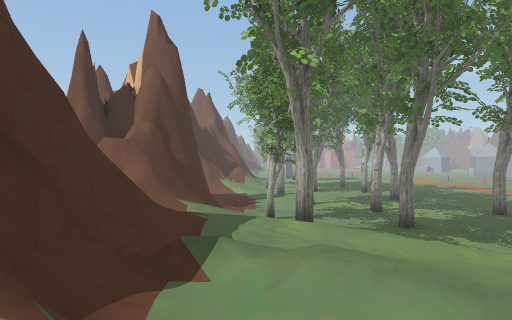
[1] (above)

24 first-person views from a walk through a scene from a Unity 3-D project. The camera is 1.5 m above the floor, looks level and sees 80° across. The floor is counted in squares, 2 m on a side. Each view is taken from the middle of a square. On the plan, view 1 faces up. The plan holds only what a view shows up to about 10 squares ahead; the rest is blank. The place goes on beyond the plan. The player is left out. Some surface patterns are stand-ins.

[2]
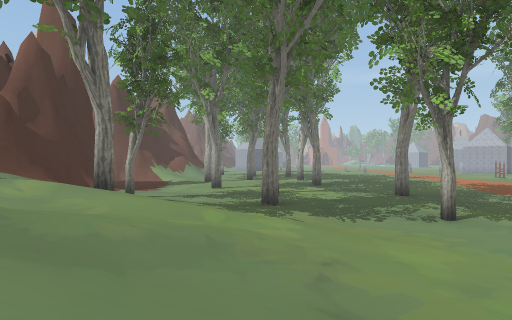

[3]
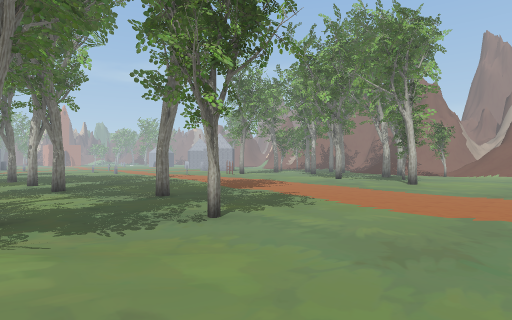

[4]
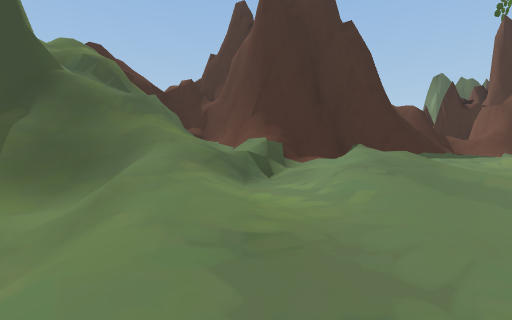

[5]
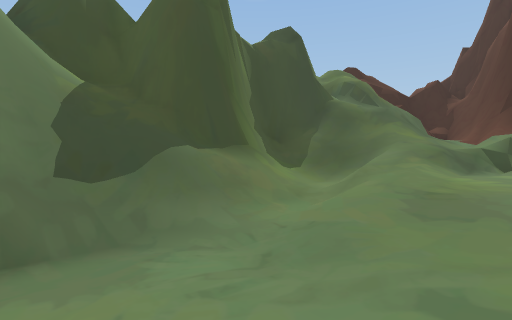

[6]
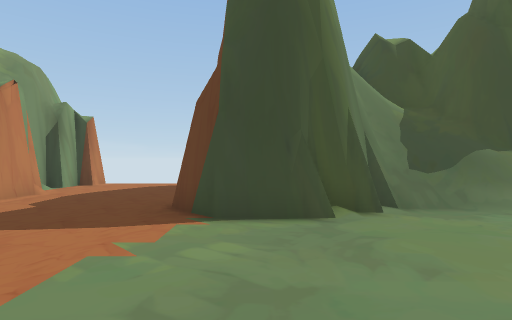

[7]
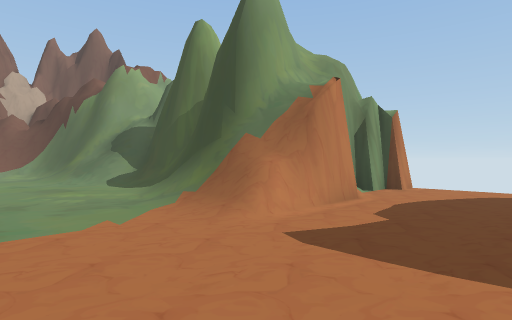

[8]
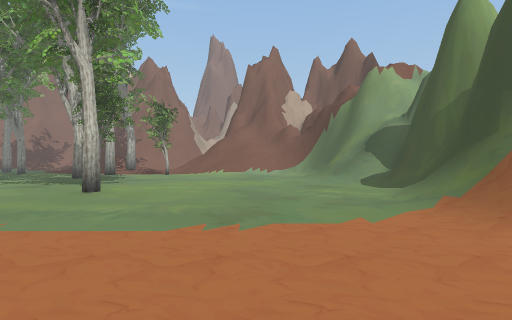

[9]
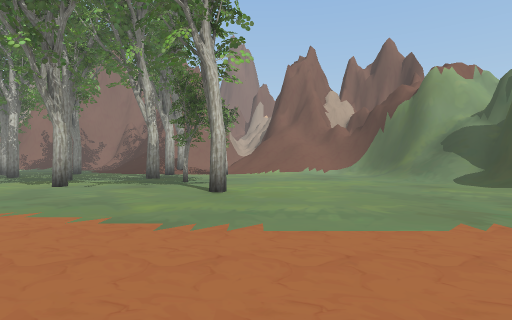

[10]
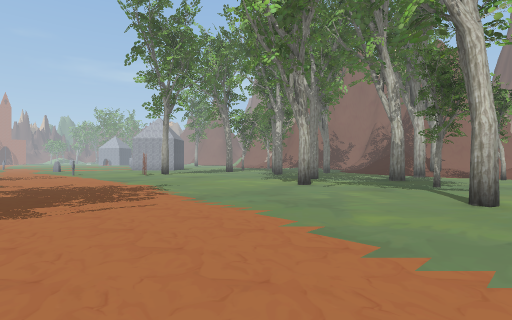

[11]
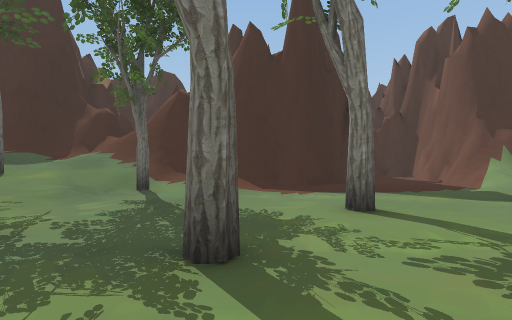

[12]
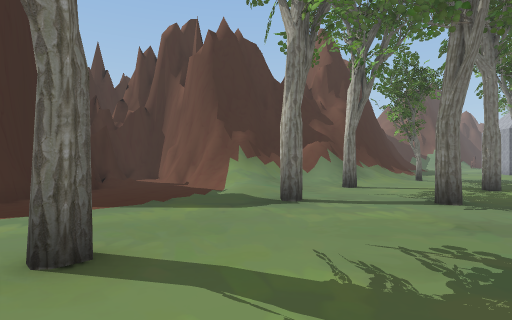

[13]
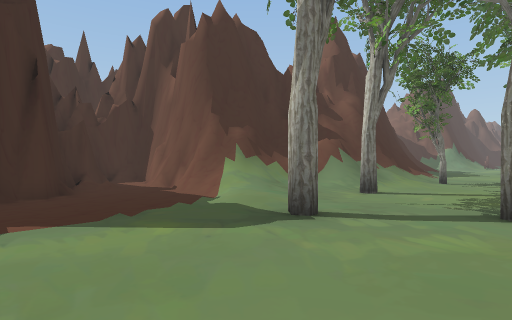

[14]
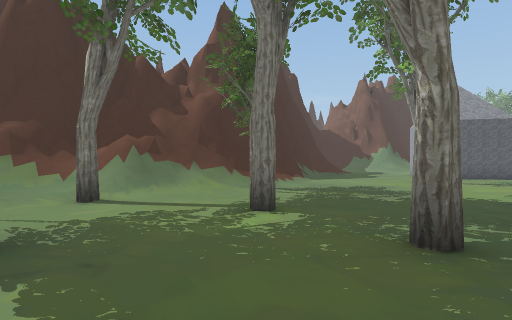

[15]
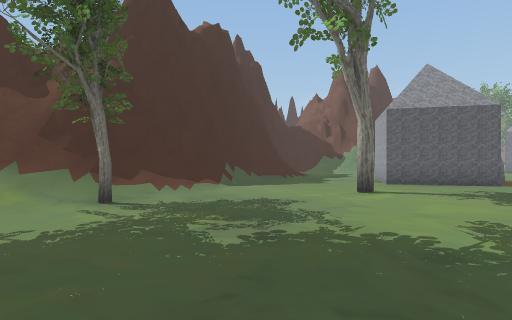

[16]
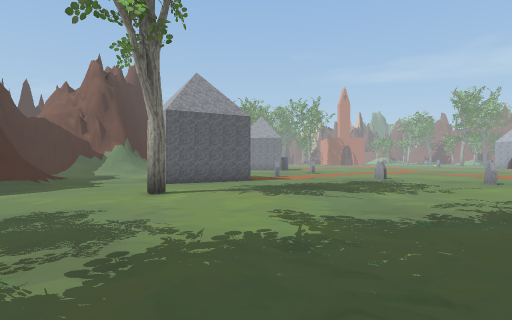

[17]
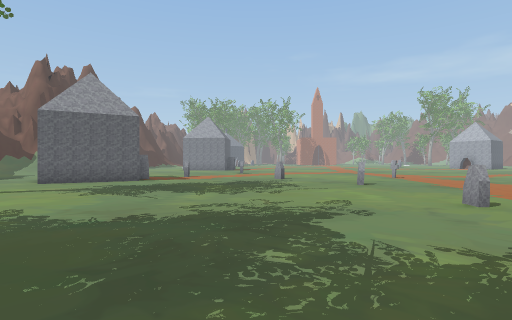

[18]
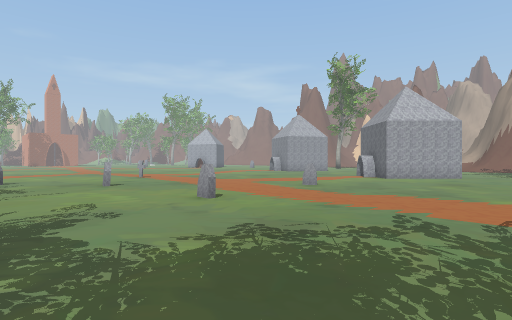

[19]
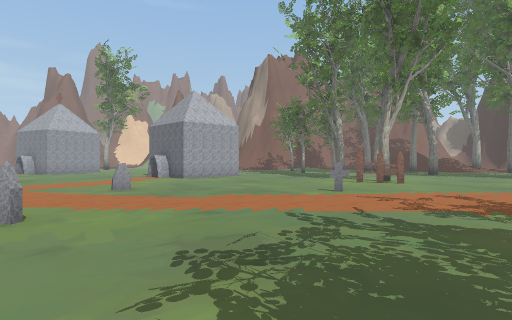

[20]
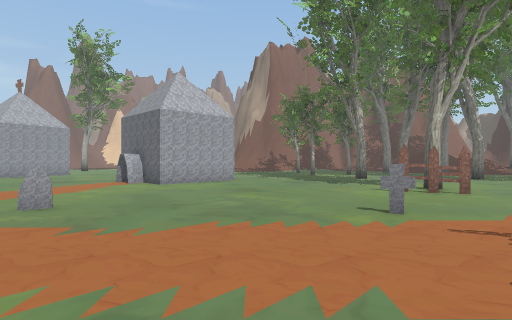

[21]
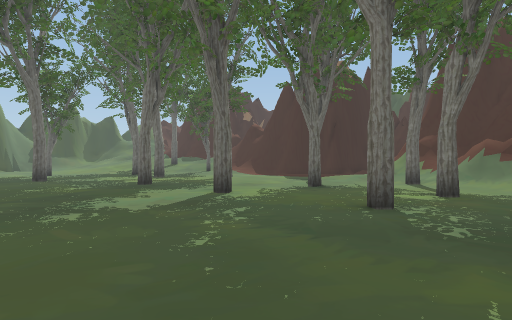

[22]
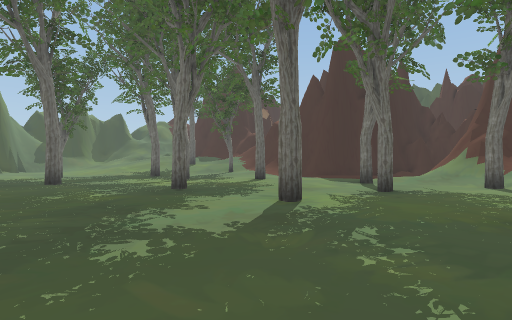

[23]
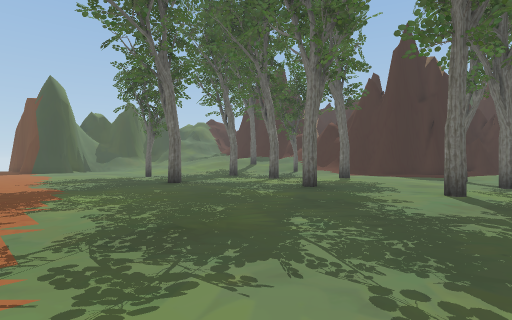

[24]
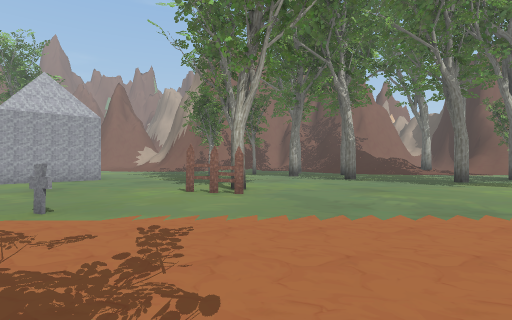

### Floor plan
Key: @ floor where view 1 was taken; # wall or solid block; . main floor; : floor 0.25 m higher than the main floor; + floor 0.5 m higher than the main floor; * floor 1 m higher than the main floor; / step, stairs or slope; = window, fence, low wall or low ledge; v drop or lower ground; O other object.
Columns run from 5 left of view 1 to 23 right of it. Each row starts with its distance up from view 1.
 34          ##.    ...
 33    #/...##............
 32    #/.............#.........
 31     /:.......................
 30      :...#...................
 29    ##/......................#
 28    ##/.............#...#....#
 27   ###/......................#
 26   ###//......................
 25  ####=/......................
 24   #==//......................
 23   ###//...............#......
 22   ###//..#.#..... ...........
 21   #///#..........  ......O#..
 20   #=//.......................
 19 ###///...#...................
 18 /==//:#.....#................
 17 //.../.......................
 16 #/...........................
 15 ##/.........#................
 14  ##....#.....................
 13   ##.........................
 12    #//....#...............#..
 11    #/+::......#.............
 10   ##/#:::....................
  9  ###////::...................
  8  #///////::................#.
  7  #////#///:..#..........#....
  6  #=///// //:................
  5  ###////////................
  4   ##////////................
  3   ##////////................
  2   ##////////.................
  1   ##//#*////.................
  0  ##//@//////..##....=////..//
 -1  =====/////#=####...v/###/=/
 -2   #####//##==#   ...#=######
 -3      #######=#   ...###
 -4            ###   ....##
 -5                  ...##
 -6                     #

Where each view was taken, in squares from view 1:
view 1: 0 up, 0 right, facing up
view 2: 1 up, 4 right, facing up
view 3: 2 up, 4 right, facing up-right
view 4: 1 up, 6 right, facing left
view 5: 2 up, 8 right, facing down-left
view 6: 4 up, 10 right, facing down
view 7: 3 up, 12 right, facing down-right
view 8: 3 up, 12 right, facing right
view 9: 6 up, 12 right, facing right
view 10: 6 up, 13 right, facing up-right
view 11: 12 up, 7 right, facing left
view 12: 13 up, 5 right, facing up-left
view 13: 14 up, 4 right, facing up-left
view 14: 19 up, 7 right, facing up-left
view 15: 23 up, 7 right, facing up-left
view 16: 23 up, 6 right, facing up
view 17: 23 up, 10 right, facing up
view 18: 23 up, 10 right, facing up-right
view 19: 25 up, 10 right, facing right
view 20: 25 up, 13 right, facing right
view 21: 24 up, 11 right, facing down-left
view 22: 22 up, 11 right, facing down-left
view 23: 20 up, 14 right, facing down-left
view 24: 20 up, 13 right, facing right
